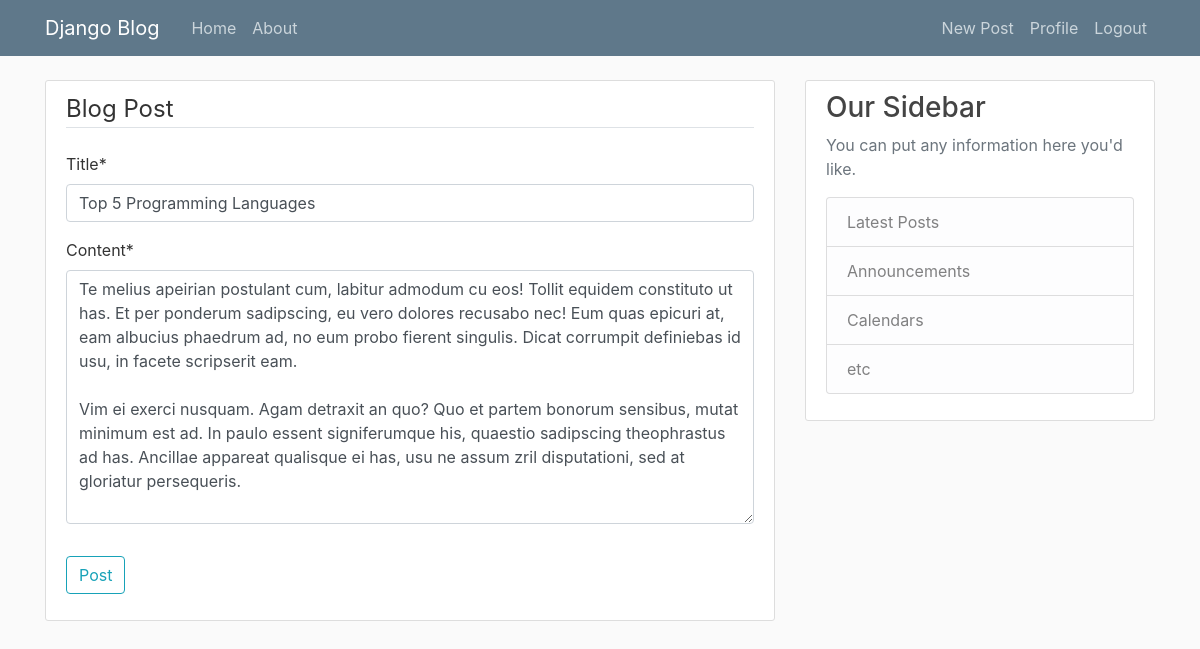
The app's page /post/17/update/ (signed in) with its own data.
### blog/models.py (models this page shows, shortened)
class Post(models.Model):
    title = models.CharField(max_length=100)
    content = models.TextField()
    date_posted = models.DateTimeField(default=timezone.now)
    author = models.ForeignKey(User, on_delete=models.CASCADE)

### blog/views.py (the view, shortened to what this page needs)
# urls.py: path('post/<int:pk>/update/', PostUpdateView.as_view(), name='post-update'),
class PostUpdateView(LoginRequiredMixin, UserPassesTestMixin, UpdateView):
    model = Post
    fields = ['title', 'content']
    def test_func(self):
        post = self.get_object()
        if self.request.user == post.author:
            return True
        return False

### blog/templates/blog/post_form.html (shortened to what this page needs)
{% extends "blog/base.html" %}
{% load crispy_forms_tags %}
{% block content %}
    <div class="content-section">
        <form method="POST">
            <fieldset class="form-group">
                <legend class="border-bottom mb-4">Blog Post</legend>
                {{ form|crispy }}
            </fieldset>
            <div class="form-group">
                <button class="btn btn-outline-info" type="submit">Post</button>
            </div>
        </form>
    </div>
{% endblock content %}

### blog/static/blog/main.css (style rules this page uses)
body { background: #fafafa; color: #333333; margin-top: 5rem; }
.content-section { background: #ffffff; padding: 10px 20px; border: 1px solid #dddddd; border-radius: 3px; margin-bottom: 20px; }

### records on screen
Post: title "Top 5 Programming Languages", content "Te melius apeirian postulant cum, labitur admodum cu eos! Tollit equidem constituto ut has. Et per ponderum sadipscing, eu vero dolores recusabo nec! Eum quas epicuri at, eam albucius phaedrum ad, no eum probo fierent singulis. Dicat corrumpit definiebas id usu, in facete scripserit eam. Vim ei exerci nusquam. Agam detraxit an quo? Quo et partem bonorum sensibus, mutat minimum est ad. In paulo essent signiferumque his, quaestio sadipscing theophrastus ad has. Ancillae appareat qualisque ei has, usu ne assum zril disputationi, sed at gloriatur persequeris."
